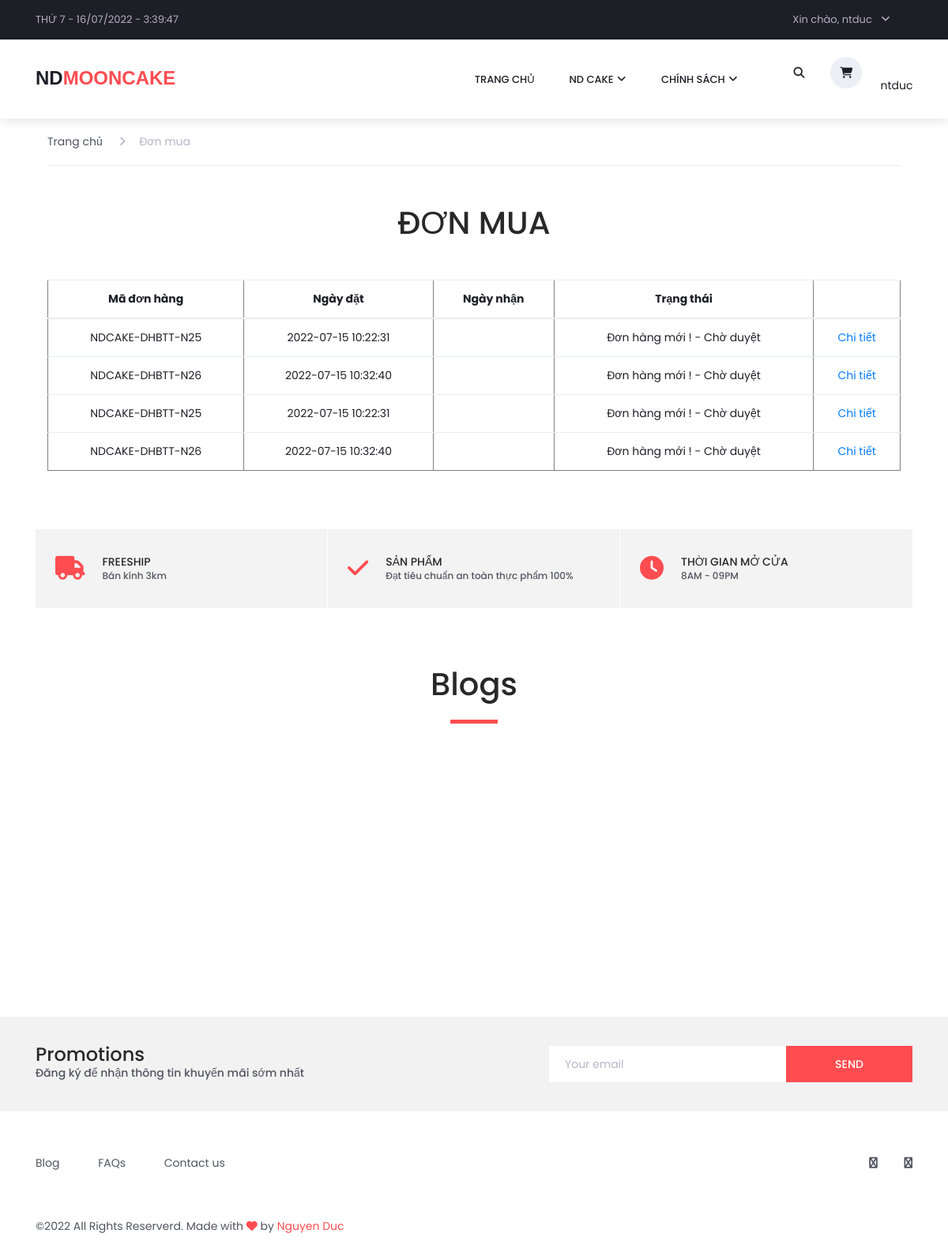
/index.php?page=myorder&id=6 (signed in), run on the app's committed database.
### tables this page shows
CREATE TABLE `orders` (
  `id` int(11) NOT NULL,
  `id_guest` int(11) DEFAULT NULL,
  `ordermethod` varchar(255) NOT NULL,
  `orderDate` datetime DEFAULT NULL,
  `received_date` datetime DEFAULT NULL,
  `note` varchar(255) NOT NULL,
  `status` varchar(255) DEFAULT NULL
);

### element/myorder.php (the view, shortened to what this page needs)
<?php
    $iduser = $_GET['id'];
    $sql = "SELECT
    orders.id,user_guest.fullname,orders.orderDate,orders.received_date,orders.status
    FROM orders,user_guest
    WHERE orders.id_guest = {$iduser}
    ";
    $result = mysqli_query($conn,$sql);
?>
<div class="wrapper" style="width:90%;margin:0px auto;">
    <div class="breadcrumbs d-flex flex-row align-items-center mb-5" style="margin:0px auto;margin-top:150px;">
        <ul>
            <li><a href="?page=home">Trang chủ</a></li>
            <li class="active"><a href="?page=myorder"><i class="fa fa-angle-right" aria-hidden="true"></i>Đơn mua</a></li>
        </ul>
    </div>
    <h2 class="text-center mb-5">ĐƠN MUA</h2>
        <table border="1" class="table table-hover text-center">
            <thead class="text-center">
                <tr>
                    <th>Mã đơn hàng</th>
                    <th>Ngày đặt</th>
                    <th>Ngày nhận</th>
                    <th>Trạng thái</th>
                    <th></th>
                </tr>
            </thead>
            <tbody>
            <?php foreach($result as $items): ?>
                <tr onclick="location.href='?page=myordetail&orderId=<?php echo $items['id'] ?>'">
                    <td>NDCAKE-DHBTT-N<?php echo $items['id'] ?></td>
                    <td><?php echo $items['orderDate'] ?></td>
                    <td><?php echo $items['received_date'] ?></td>
                    <td><?php echo $items['status'] ?></td>
                    <td><a href="?page=myordetail&orderId=<?php echo $items['id'] ?>">Chi tiết</a></td>
                </tr>
            <?php endforeach; ?>
            </tbody>
        </table>
</div>

### styles/mains_styles.css (style rules this page uses)
* { margin: 0; padding: 0; }
body { font-family: 'Poppins', sans-serif; font-size: 14px; line-height: 23px; font-weight: 400; background: #FFFFFF; color: #1e1e27; }
div { display: block; position: relative; -webkit-box-sizing: border-box; -moz-box-sizing: border-box; box-sizing: border-box; }
ul { list-style: none; margin-bottom: 0px; }
a, a:hover, a:visited, a:active, a:link { text-decoration: none; -webkit-font-smoothing: antialiased; -webkit-text-shadow: rgba(0,0,0,.01) 0 0 1px; text-shadow: rgba(0,0,0,.01) 0 0 1px; }
h2 { font-size: 40px; }
h1, h2, h3, h4, h5, h6 { color: #282828; -webkit-font-smoothing: antialiased; -webkit-text-shadow: rgba(0,0,0,.01) 0 0 1px; text-shadow: rgba(0,0,0,.01) 0 0 1px; }

### styles/categories_style.css (style rules this page uses)
.breadcrumbs { width: 100%; height: 60px; border-bottom: solid 1px #ebebeb; margin-bottom: 58px; }
.breadcrumbs ul li { display: inline-block; margin-right: 17px; }
.breadcrumbs ul li.active a { color: #b9b4c7; }
.breadcrumbs ul li i { margin-right: 17px; }
.breadcrumbs ul li a { color: #51545f; }

### data on the page
orders: id "25", orderDate "2022-07-15 10:22:31", status "Đơn hàng mới ! - Chờ duyệt"
orders: id "26", orderDate "2022-07-15 10:32:40", status "Đơn hàng mới ! - Chờ duyệt"

### other printed values
$user['username'] "ntduc"
